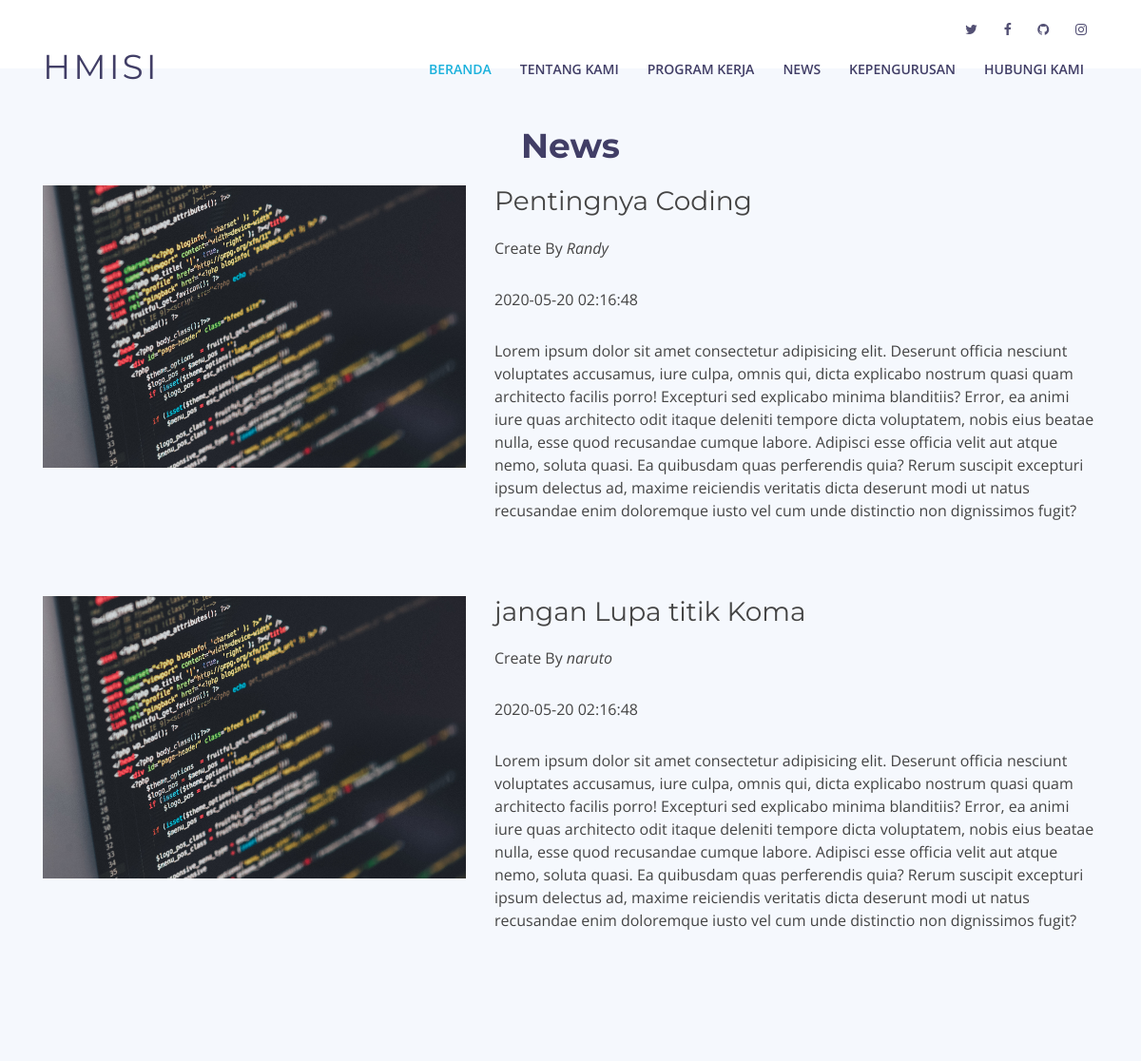
Before: /index.php/news (upper part) with the older database file.
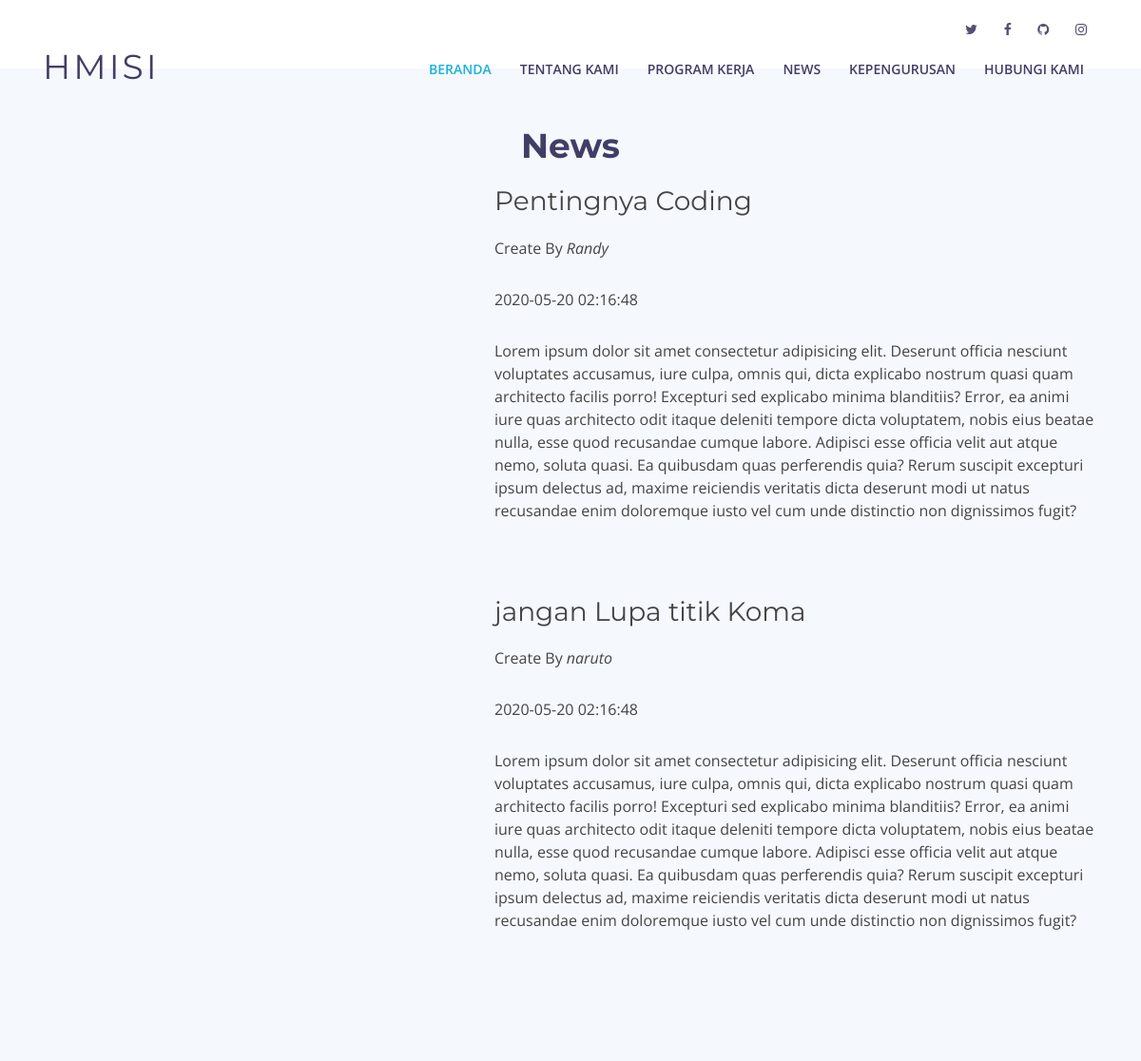
After: the same page with the newer database file.
### tables this page shows
CREATE TABLE `news` (
  `id` int(11) NOT NULL,
  `img` text NOT NULL,
  `slug` varchar(50) NOT NULL,
  `create_by` varchar(50) NOT NULL,
  `time` timestamp NOT NULL DEFAULT current_timestamp(),
  `title` varchar(100) NOT NULL,
  `text` text NOT NULL
);

### application/controllers/News.php (called while the page is built, shortened)
<?php
class News extends CI_Controller {
	public function __construct(){
        $this->load->model('news_model');
        $this->load->helper('url_helper');
    }
	public function index()
	{
		$data['news'] = $this->news_model->get_news();
		$data['newsAll'] = $this->news_model->all_news();
		$this->load->helper('url');
		$this->load->view('templates/header');
		$this->load->view('news/news', $data);
		$this->load->view('templates/footer');
	}
}

### index.php (called while the page is built, shortened)
<?php
require_once BASEPATH.'core/CodeIgniter.php';

### application/models/News_model.php (called while the page is built, shortened)
<?php
class News_model extends CI_Model
{
    public function all_news()
    {
        $query = $this->db->get('news', 5);
        return $query->result_array();
    }
    public function get_News($slug = FALSE)
    {
        if ($slug == FALSE) {
            $this->db->order_by('id', 'DESC');
            $query = $this->db->get('news', 1);
            return $query->result_array();
        }
        $query = $this->db->get_where('news', array('slug' => $slug));
        return $query->row_array();
    }
}

### application/views/news/news.php (the view)
<br><br><br>
<section id="portfolio" class="section-bg">
	<div class="container">
		<header class="section-header">
			<h3 class="section-title">News</h3>
		</header>
		<? foreach ($newsAll as $new) :?>
		<div class="row">
			<div class="col-lg-5 col-md-6">
				<div class="about-img">
					<img src="<?= base_url().'/'.$new['img'];?>" alt="" class="img-fluid">
				</div>
			</div>
			<div class="col-lg-7 col-md-6">
				<div class="about-content">
					<h3><?= $new['title'];?></h3>
					<p>Create By <i><?= $new['create_by'];?></i></p>
					<p><?= $new['time'];?></p>
					<p><?= $new['text'];?></p>
				</div>
			</div>
		</div>
		<br>
		<br>
	<? endforeach;?>
</section>

Changed rows visible on the page:
changed news "Pentingnya Coding": img: picture removed
changed news "jangan Lupa titik Koma": img: picture removed
